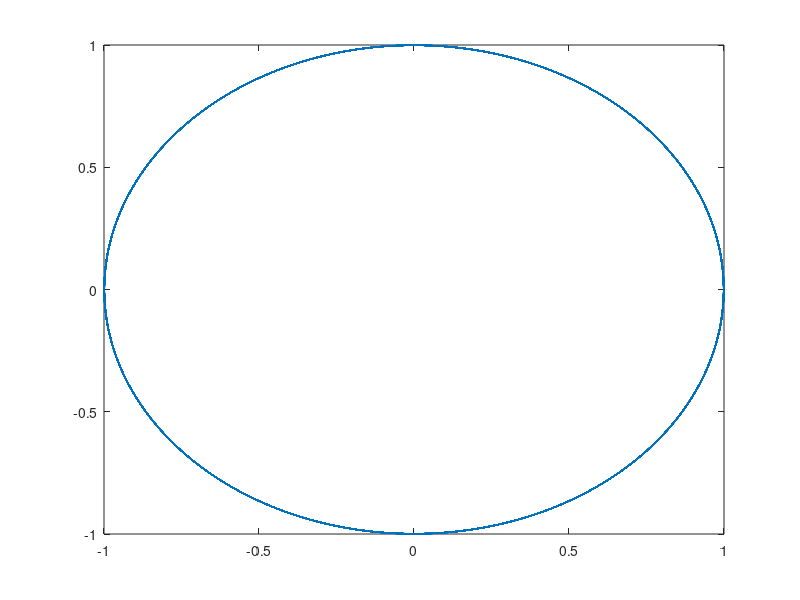

This chart was generated by the following MATLAB code:
# Single variable ODE solver example
0; # hack to force script not function m-file

function xdot = f(x, t)
	xdot = zeros(2, 1);
	xdot(1) = x(2);
	xdot(2) = -x(1);
endfunction

t = linspace(0, 6000, 100000);
y = lsode("f", [0.0; 1.0], t);

plot(y'(1, :), y'(2, :));
